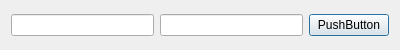
<?xml version="1.0" encoding="UTF-8"?>
<ui version="4.0">
 <class>Dialog</class>
 <widget class="QDialog" name="Dialog">
  <property name="geometry">
   <rect>
    <x>0</x>
    <y>0</y>
    <width>400</width>
    <height>50</height>
   </rect>
  </property>
  <property name="windowTitle">
   <string>Dialog</string>
  </property>
  <layout class="QGridLayout" name="gridLayout" columnstretch="2,2,1">
   <item row="0" column="0">
    <widget class="QLineEdit" name="lineEdit_2"/>
   </item>
   <item row="0" column="1">
    <widget class="QLineEdit" name="lineEdit"/>
   </item>
   <item row="0" column="2">
    <widget class="QPushButton" name="pushButton">
     <property name="text">
      <string>PushButton</string>
     </property>
    </widget>
   </item>
  </layout>
 </widget>
 <resources/>
 <connections/>
</ui>
